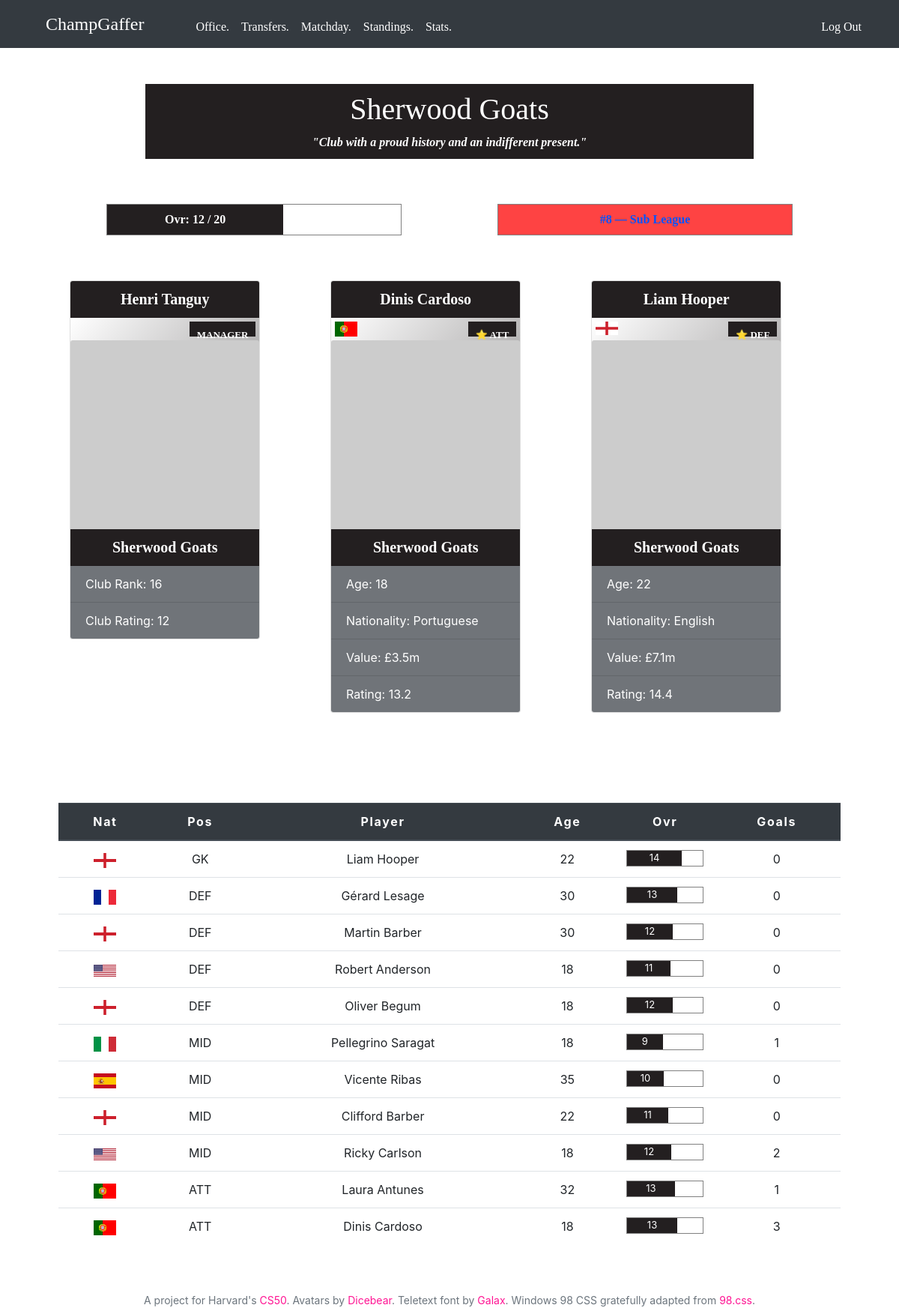
Page /Sherwood Goats (signed in) on the committed database.
### tables this page shows
CREATE TABLE clubs (club_id INTEGER PRIMARY KEY AUTOINCREMENT NOT NULL, 
                    club_name TEXT NOT NULL, 
                    primary_colour TEXT NOT NULL, 
                    secondary_colour TEXT NOT NULL, 
                    manager TEXT NOT NULL, 
                    desc TEXT NOT NULL, 
                    capacity INTEGER, 
                    rival INTEGER);

CREATE TABLE club_attr (manager_id INTEGER NOT NULL,
                        club_id INTEGER NOT NULL,
                        rank INTEGER NOT NULL,
                        ovr INTEGER NOT NULL,
                        formation TEXT NOT NULL,
                        attendance REAL NOT NULL, pld INTEGER NOT NULL DEFAULT 0, gs INTEGER NOT NULL DEFAULT 0, ga INTEGER NOT NULL DEFAULT 0, pts INTEGER NOT NULL DEFAULT 0, pos_track INTEGER NOT NULL DEFAULT 0, pos INTEGER NOT NULL DEFAULT 0, 
                        FOREIGN KEY(manager_id) REFERENCES managers(id), 
                        FOREIGN KEY(club_id) REFERENCES clubs(club_id));

CREATE TABLE players (player_id INTEGER PRIMARY KEY AUTOINCREMENT NOT NULL,
                      starter_club TEXT NOT NULL,
                      name TEXT NOT NULL, 
                      nationality TEXT NOT NULL, 
                      flag TEXT NOT NULL, 
                      pos TEXT NOT NULL,
                      FOREIGN KEY(starter_club) REFERENCES clubs(club_name));

CREATE TABLE player_attr (manager_id INTEGER NOT NULL, 
                          player_id INTEGER NOT NULL, 
                          club_id INTEGER NOT NULL, 
                          age INTEGER NOT NULL,
                          speed NUMERIC NOT NULL, 
                          strength NUMERIC NOT NULL, 
                          technique NUMERIC NOT NULL, 
                          potential NUMERIC NOT NULL, 
                          handsomeness NUMERIC NOT NULL, 
                          ovr NUMERIC NOT NULL, 
                          value NUMERIC NOT NULL, squad_num NUMERIC NOT NULL DEFAULT 0,
                          FOREIGN KEY(manager_id) REFERENCES managers(id), 
                          FOREIGN KEY(player_id) REFERENCES players(player_id),
                          FOREIGN KEY(club_id) REFERENCES clubs(club_id));

### app.py (the view)
@app.route("/<club_name>")
@login_required
def profile(club_name):
    session['clubInfo'] = db.execute("SELECT * FROM clubs JOIN club_attr ON clubs.club_id = club_attr.club_id WHERE (club_name = ? AND club_attr.manager_id = ?) AND clubs.club_id < 20;",
                      club_name.replace("_", " "), session['id'])
    if not session['clubInfo']:
        return redirect('/')
    else:
        session["getClubPlayers"] = db.execute("SELECT * FROM players JOIN player_attr ON players.player_id = player_attr.player_id WHERE player_attr.manager_id = :manager AND player_attr.club_id = :club_id ORDER BY squad_num;",
                                                manager=session["id"], club_id=session["clubInfo"][0]['club_id'])
        for player in session['getClubPlayers']:
            player['goals'] = db.execute("SELECT count(*) AS goals FROM goals WHERE player_id=? AND manager_id=? AND season=?;", player['player_id'], session['id'], session['season'])[0]['goals']
        starDef = db.execute("SELECT name, age, nationality, flag, value, MAX(ovr) FROM players JOIN player_attr ON players.player_id = player_attr.player_id WHERE player_attr.player_id IN (SELECT player_attr.player_id FROM players JOIN player_attr ON players.player_id = player_attr.player_id WHERE pos = \'GK\' OR pos = \'DEF\') AND club_id = ? AND manager_id = ?;",
                            session['clubInfo'][0]['club_id'], session["id"])
        starAtt = db.execute("SELECT name, age, nationality, flag, value, MAX(ovr) FROM players JOIN player_attr ON players.player_id = player_attr.player_id WHERE player_attr.player_id IN (SELECT player_attr.player_id FROM players JOIN player_attr ON players.player_id = player_attr.player_id WHERE pos = \'MID\' OR pos = \'ATT\') AND club_id = ? AND manager_id = ?;",
                            session['clubInfo'][0]['club_id'], session["id"])
        session['clubStarDef'] = {
            "playername": starDef[0]['name'],
            "playerage": starDef[0]['age'],
            "nationality": starDef[0]['nationality'],
            "flag": starDef[0]['flag'],
            "value": "£" + str(starDef[0]['value']) + "m",
            "ovr": starDef[0]['MAX(ovr)']
        }
        session['clubStarAtt'] = {
            "playername": starAtt[0]['name'],
            "playerage": starAtt[0]['age'],
            "nationality": starAtt[0]['nationality'],
            "flag": starAtt[0]['flag'],
            "value": "£" + str(starAtt[0]['value']) + "m",
            "ovr": starAtt[0]['MAX(ovr)']
        }
        return render_template('club.html',
                            clubInfo=session['clubInfo'][0],
                            getPlayers=session["getClubPlayers"],
                            starAtt=session['clubStarAtt'],
                            starDef=session['clubStarDef'],
                            round=round)

### app.py (called while the page is built)
@app.after_request
def after_request(response):
    response.headers["Cache-Control"] = "no-cache, no-store, must-revalidate"
    response.headers["Expires"] = 0
    response.headers["Pragma"] = "no-cache"
    return response

### helpers.py (called while the page is built)
def login_required(f):
    @wraps(f)
    def decorated_function(*args, **kwargs):
        if session.get("id") is None:
            return redirect("/login")
        return f(*args, **kwargs)
    return decorated_function

### templates/club.html (shortened to what this page needs)
{% extends "layout.html" %}
{% block main %}
{% if clubInfo['primary_colour'] == "white" %}
    {% set primary = clubInfo['secondary_colour'] %}
    {% set secondary = clubInfo['primary_colour'] %}
{% else %}
    {% set primary = clubInfo['primary_colour'] %}
    {% set secondary = clubInfo['secondary_colour'] %}
{% endif %}
<div class="container">
    <div class="row">
        <div class="col-12 col-md-12">
            <div class="clubTitle">
                <h1>{{ clubInfo['club_name'] }}</h1>
                <p>"{{ clubInfo['desc'] }}"</p>
            </div>
        </div>
    </div>
    <div class="row">
        <div class="col-6 col-md-6">
            <div class="clubOvrCont">
                <p class="clubOvr" style="width:{{ clubInfo['ovr'] * 5 }}%;">Ovr: {{ clubInfo['ovr'] }} / 20</p>
            </div>
        </div>
        <div class="col-6 col-md-6">
            {% if clubInfo['pos'] > 10 %}
                {% set league = 'Sub League' %}
                {% set leagueClass = "subLeague" %}
                {% set pos = clubInfo['pos'] - 10 %}
            {% else %}
                {% set league = 'Super League' %}
                {% set leagueClass = 'superLeague' %}
                {% set pos = clubInfo['pos'] %}
            {% endif %}
            <div class="clubOvrCont">
                <p class="{{ leagueClass }}">#{{ pos }} — {{ league }}</p>
            </div>
        </div>
    </div>
    <div class="row">
        <div class="col-6 col-md-4">
            <div class="card">
                <h5 class="card-header">{{ clubInfo['manager'] }}</h5>
                <div class="sticker">
                    <div class="avatar-holder">
                        <h4 class="clubTitle" style="width: auto; height: 20px; float: right; margin: 5px;font-size: small;">MANAGER</h4>
                        <img class="card-img-top" src="https://avatars.dicebear.com/v2/male/{{ clubInfo['manager'] }}.svg" alt="Card image cap">
                    </div>
                </div>
                <h5 class="card-header">{{ clubInfo['club_name'] }}</h5>
                <ul class="list-group list-group-flush">
                    <li class="list-group-item">Club Rank: {{ clubInfo['rank'] }}</li>
                    <li class="list-group-item">Club Rating: {{ clubInfo['ovr'] }}</li>
                </ul>
            </div>
        </div>
        <div class="col-6 col-md-4">
            <div class="card">
                <h5 class="card-header">{{ starAtt['playername'] }}</h5>
                <div class="sticker">
                    <div class="avatar-holder">
                        <img src="static/img/flags/{{ starAtt['flag'] }}" style="width:30px; height=20px; margin:5px;"/>
                        <h4 class="clubTitle" style="width: auto; height: 20px; float: right; margin: 5px;font-size: small;">&#x2B50; ATT</h4>
                        <img class="card-img-top" src="https://avatars.dicebear.com/v2/male/{{ starAtt['playername'] }}.svg" alt="Card image cap">
                    </div>
                </div>
                <h5 class="card-header">{{ clubInfo['club_name'] }}</h5>
                <ul class="list-group list-group-flush">
                    <li class="list-group-item">Age: {{ starAtt['playerage'] }}</li>
                    <li class="list-group-item">Nationality: {{ starAtt['nationality'] }}</li>
                    <li class="list-group-item">Value: {{ starAtt['value'] }}</li>
                    <li class="list-group-item">Rating: {{ starAtt['ovr'] }}</li>
                </ul>
            </div>
        </div>
        <div class="col-6 col-md-4">
            <div class="card">
                <h5 class="card-header">{{ starDef['playername'] }}</h5>
                <div class="sticker">
                    <div class="avatar-holder">
                        <img src="static/img/flags/{{ starDef['flag'] }}" style="width:30px; height=20px; margin:5px;"/>
                        <h4 class="clubTitle" style="width: auto; height: 20px; float: right; margin: 5px;font-size: small;">&#x2B50; DEF</h4>
                        <img class="card-img-top" src="https://avatars.dicebear.com/v2/male/{{ starDef['playername'] }}.svg" alt="Card image cap">
                    </div>
                </div>
                <h5 class="card-header">{{ clubInfo['club_name'] }}</h5>
                <ul class="list-group list-group-flush">
                    <li class="list-group-item">Age: {{ starDef['playerage'] }}</li>
                    <li class="list-group-item">Nationality: {{ starDef['nationality'] }}</li>
                    <li class="list-group-item">Value: {{ starDef['value'] }}</li>
                    <li class="list-group-item">Rating: {{ starDef['ovr'] }}</li>
                </ul>
            </div>
        </div>
    </div>
    <div class="row">
        <table class="table table-hover">
            <thead class="thead-dark">
                <tr>
                    <th>Nat</th>
                    <th>Pos</th>
                    <th>Player</th>
                    <th>Age</th>
                    <th>Ovr</th>
                    <th>Goals</th>
                </tr>
            </thead>
            <tbody>
                {% for player in getPlayers %}
                    <tr class="clickRow" data-toggle="modal" data-target="#playerModal" data-player="{{ player }}">
                        <td><img src="static/img/flags/{{ player['flag'] }}" width="30px" height="20px"/></td>
                        <td>{{ player["pos"] }}</td>
                        <td>{{ player["name"] }}</td>
                        <td>{{ player["age"] }}</td>
                        <td><div style="width: 100%; height: 50%; border: solid 1px grey;"><div style="font-size: small;height: 100%; width:{{ player['ovr'] * 5 }}%; background: {{ primary }}; color: {{ secondary }}">{{ round(player['ovr']) }}</div></div></td>
                        <td>{{ player["goals"] }}</td>
                    </tr>
                {% endfor %}
            </tbody>
        </table>
    </div>
</div>
{% endblock %}

### static/css/styles.css (style rules this page uses)
html { font-size: 1rem; }
main img { max-width: 100%; }
.card, .windowfy, .col-6, .col-12 { margin-bottom: 60px; }
.table .thead-dark th { background: #343a40; letter-spacing: 1.7px; }
.sticker { width: 100%; height: 100%; min-width: 100%; min-height: 100%; position: relative; }
.sticker::before { content: ""; display: block; position: absolute; top: 0; left: 0; width: 100%; height: 100%; opacity: 0.6; }
.card { width: 80%; min-width: 200px; }
.card-header { font-family: "Pixelated MS Sans Serif"; letter-spacing: 1.5; font-weight: bold; }
.avatar-holder { position: relative; text-align: left; }
.list-group-item { width: 100%; text-align: left; background: rgba(52, 58, 64, 0.7); color: white; }
.subLeague { display: flex; flex-direction: column; align-items: center; justify-content: space-around; height: 100%; background: #FE4343 !important; color: #0353FF !important; }
.clubTitle, .clubOvrCont { font-family: "Pixelated MS Sans Serif"; margin: auto; letter-spacing: 1.5; font-weight: bold; width: 80%; }
.clubTitle { background: #343a40; color: #FF1493; display: flex; flex-direction: column; align-items: center; justify-content: space-around; height: 100%; padding:10px; }
.clubTitle p { font-family: "Pixelated MS Sans Serif"; margin-bottom: 0; font-style: italic; }
.clubOvrCont { height: 100%; border: 1px solid grey; }
.clubOvr { display: flex; flex-direction: column; align-items: center; justify-content: space-around; height: 100%; }

### rows in the picture
clubs: club_name "Sherwood Goats", desc "Club with a proud history and an indifferent present.", manager "Henri Tanguy"
club_attr: ovr "12", rank "16"
players: playername "Dinis Cardoso"
players: playername "Liam Hooper"
player_attr: flag (picture), pos "GK", name "Liam Hooper", age "22", ovr "14", goals "0"
player_attr: flag (picture), pos "DEF", name "Gérard Lesage", age "30", ovr "13", goals "0"
player_attr: flag (picture), pos "DEF", name "Martin Barber", age "30", ovr "12", goals "0"
player_attr: flag (picture), pos "DEF", name "Robert Anderson", age "18", ovr "11", goals "0"
player_attr: flag (picture), pos "DEF", name "Oliver Begum", age "18", ovr "12", goals "0"
player_attr: flag (picture), pos "MID", name "Pellegrino Saragat", age "18", ovr "9", goals "1"
player_attr: flag (picture), pos "MID", name "Vicente Ribas", age "35", ovr "10", goals "0"
player_attr: flag (picture), pos "MID", name "Clifford Barber", age "22", ovr "11", goals "0"
player_attr: flag (picture), pos "MID", name "Ricky Carlson", age "18", ovr "12", goals "2"
player_attr: flag (picture), pos "ATT", name "Laura Antunes", age "32", ovr "13", goals "1"
player_attr: flag (picture), pos "ATT", name "Dinis Cardoso", age "18", ovr "13", goals "3"

### other values in the picture
{{ pos }} "8"
{{ league }} "Sub League"
{{ starAtt['playerage'] }} "18"
{{ starAtt['nationality'] }} "Portuguese"
{{ starAtt['value'] }} "£3.5m"
{{ starAtt['ovr'] }} "13.2"
{{ starDef['playerage'] }} "22"
{{ starDef['nationality'] }} "English"
{{ starDef['value'] }} "£7.1m"
{{ starDef['ovr'] }} "14.4"
